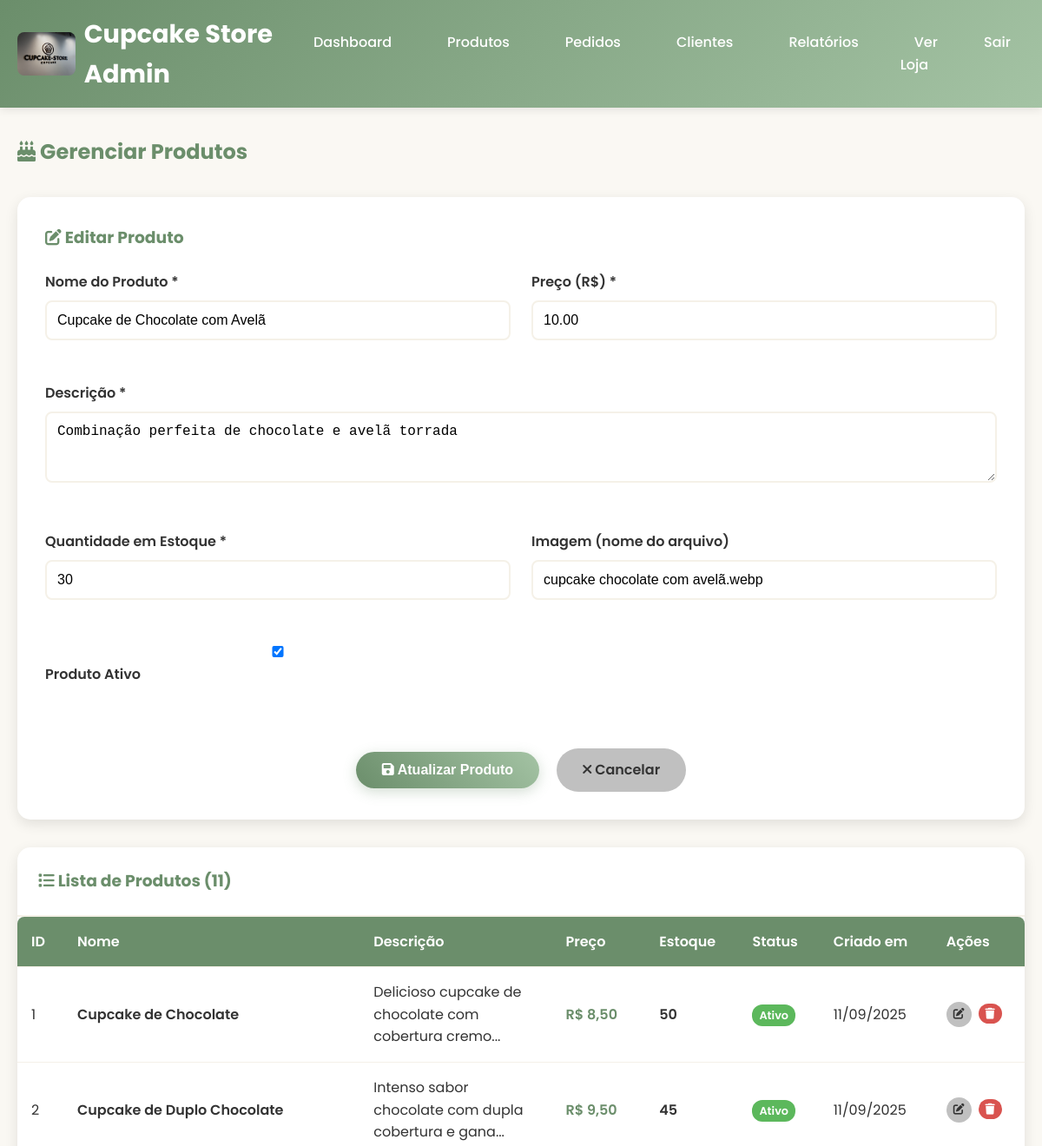
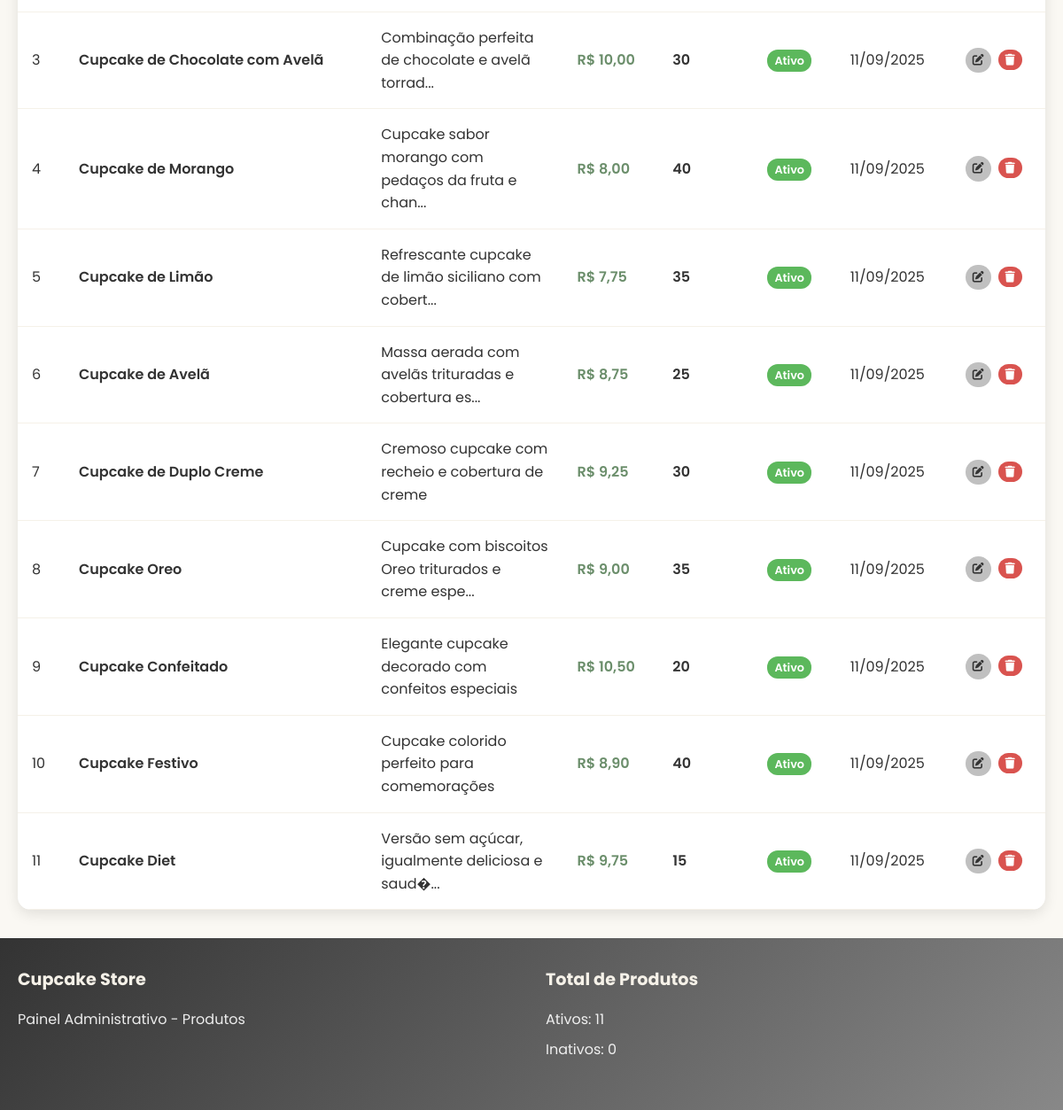
/admin/products.php?edit=3 (signed in), run on the app's committed database (2 pictures, top to bottom).
### tables this page shows
CREATE TABLE products (
    id INT PRIMARY KEY AUTO_INCREMENT,
    name VARCHAR(255) NOT NULL,
    description TEXT NOT NULL,
    price DECIMAL(10,2) NOT NULL,
    image VARCHAR(255) NOT NULL,
    stock_quantity INT NOT NULL DEFAULT 0,
    category VARCHAR(100) DEFAULT 'cupcake',
    is_active BOOLEAN DEFAULT TRUE,
    created_at TIMESTAMP DEFAULT CURRENT_TIMESTAMP,
    updated_at TIMESTAMP DEFAULT CURRENT_TIMESTAMP ON UPDATE CURRENT_TIMESTAMP
);

### config/database.php (called while the page is built, shortened)
<?php
try {
    $pdo = new PDO("mysql:host=" . DB_HOST . ";dbname=" . DB_NAME, DB_USER, DB_PASS);
    $pdo->setAttribute(PDO::ATTR_ERRMODE, PDO::ERRMODE_EXCEPTION);
    $pdo->setAttribute(PDO::ATTR_DEFAULT_FETCH_MODE, PDO::FETCH_ASSOC);
} catch(PDOException $e) {
    die("Erro na conexão: " . $e->getMessage());
}
function executeQuery($query, $params = []) {
    global $pdo;
    try {
        $stmt = $pdo->prepare($query);
        $stmt->execute($params);
        return $stmt;
    } catch(PDOException $e) {
        throw new Exception("Erro na query: " . $e->getMessage());
    }
}
function fetchData($query, $params = []) {
    $stmt = executeQuery($query, $params);
    return $stmt->fetchAll();
}
function fetchOne($query, $params = []) {
    $stmt = executeQuery($query, $params);
    return $stmt->fetch();
}
?>

### admin/products.php (the view, shortened to what this page needs)
<?php
include_once '../config/database.php';
$editId = $_GET['edit'] ?? 0;
try {
    $products = fetchData("SELECT * FROM products ORDER BY created_at DESC");
    $editProduct = null;
    if ($editId > 0) {
        $editProduct = fetchOne("SELECT * FROM products WHERE id = ?", [$editId]);
    }
} catch (Exception $e) {
    $products = [];
    $editProduct = null;
}
?>
<!DOCTYPE html>
<html lang="pt-BR">
<head>
    <link rel="stylesheet" href="../assets/css/style.css">
    <link rel="stylesheet" href="https://cdnjs.cloudflare.com/ajax/libs/font-awesome/6.0.0/css/all.min.css">
</head>
<body>
    <header class="header">
        <div class="container">
            <div class="nav">
                <div class="logo">
                    <a href="dashboard.php" style="color: white; text-decoration: none; display: flex; align-items: center;">
                        <img src="../assets/img/logo/logo_cupcake-store.jpg" alt="Cupcake Store" style="height: 50px; margin-right: 10px; border-radius: 8px;">
                        <h1 style="margin: 0;">Cupcake Store Admin</h1>
                    </a>
                </div>
                <nav class="nav-menu">
                    <ul>
                        <li><a href="dashboard.php">Dashboard</a></li>
                        <li><a href="products.php">Produtos</a></li>
                        <li><a href="orders.php">Pedidos</a></li>
                        <li><a href="customers.php">Clientes</a></li>
                        <li><a href="reports.php">Relatórios</a></li>
                        <li><a href="../index.php">Ver Loja</a></li>
                        <li><a href="../actions/logout.php">Sair</a></li>
                    </ul>
                </nav>
            </div>
        </div>
    </header>
    <section style="padding: 2rem 0; background-color: var(--light-beige); min-height: 100vh;">
        <div class="container">
            <h2 style="color: var(--primary-green); margin-bottom: 2rem;">
                <i class="fas fa-birthday-cake"></i> Gerenciar Produtos
            </h2>
            <div style="background: var(--white); padding: 2rem; border-radius: 15px; box-shadow: 0 5px 15px var(--shadow); margin-bottom: 2rem;">
                <h3 style="color: var(--primary-green); margin-bottom: 1.5rem;">
                    <i class="fas fa-<?php echo $editProduct ? 'edit' : 'plus'; ?>"></i>
                    <?php echo $editProduct ? 'Editar Produto' : 'Adicionar Novo Produto'; ?>
                </h3>
                <form method="POST" style="display: grid; grid-template-columns: 1fr 1fr; gap: 1.5rem;">
                    <div class="form-group">
                        <label for="name">Nome do Produto *</label>
                        <input type="text" id="name" name="name" required
                               value="<?php echo $editProduct ? htmlspecialchars($editProduct['name']) : ''; ?>">
                    </div>
                    <div class="form-group">
                        <label for="price">Preço (R$) *</label>
                        <input type="number" id="price" name="price" step="0.01" min="0" required
                               value="<?php echo $editProduct ? $editProduct['price'] : ''; ?>">
                    </div>
                    <div class="form-group" style="grid-column: 1 / -1;">
                        <label for="description">Descrição *</label>
                        <textarea id="description" name="description" rows="3" required><?php echo $editProduct ? htmlspecialchars($editProduct['description']) : ''; ?></textarea>
                    </div>
                    <div class="form-group">
                        <label for="stock_quantity">Quantidade em Estoque *</label>
                        <input type="number" id="stock_quantity" name="stock_quantity" min="0" required
                               value="<?php echo $editProduct ? $editProduct['stock_quantity'] : ''; ?>">
                    </div>
                    <div class="form-group">
                        <label for="image">Imagem (nome do arquivo)</label>
                        <input type="text" id="image" name="image" placeholder="ex: chocolate.jpg"
                               value="<?php echo $editProduct ? htmlspecialchars($editProduct['image']) : ''; ?>">
                    </div>
                    <?php if ($editProduct): ?>
                        <div class="form-group">
                            <label>
                                <input type="checkbox" name="is_active" <?php echo $editProduct['is_active'] ? 'checked' : ''; ?>>
                                Produto Ativo
                            </label>
                        </div>
                    <?php endif; ?>
                    <div style="grid-column: 1 / -1; text-align: center; margin-top: 1rem;">
                        <button type="submit" name="<?php echo $editProduct ? 'update_product' : 'add_product'; ?>"
                                class="btn btn-primary" style="margin-right: 1rem;">
                            <i class="fas fa-<?php echo $editProduct ? 'save' : 'plus'; ?>"></i>
                            <?php echo $editProduct ? 'Atualizar Produto' : 'Adicionar Produto'; ?>
                        </button>
                        <?php if ($editProduct): ?>
                            <a href="products.php" class="btn btn-secondary">
                                <i class="fas fa-times"></i> Cancelar
                            </a>
                        <?php endif; ?>
                    </div>
                </form>
            </div>
            <div style="background: var(--white); border-radius: 15px; box-shadow: 0 5px 15px var(--shadow); overflow: hidden;">
                <div style="padding: 1.5rem; border-bottom: 2px solid var(--beige);">
                    <h3 style="color: var(--primary-green);">
                        <i class="fas fa-list"></i> Lista de Produtos (<?php echo count($products); ?>)
                    </h3>
                </div>
                <?php if (empty($products)): ?>
                    <div style="text-align: center; padding: 3rem; color: var(--text-light);">
                        <i class="fas fa-box-open" style="font-size: 3rem; margin-bottom: 1rem;"></i>
                        <p>Nenhum produto cadastrado ainda</p>
                    </div>
                <?php else: ?>
                    <div style="overflow-x: auto;">
                        <table class="table">
                            <thead>
                                <tr>
                                    <th>ID</th>
                                    <th>Nome</th>
                                    <th>Descrição</th>
                                    <th>Preço</th>
                                    <th>Estoque</th>
                                    <th>Status</th>
                                    <th>Criado em</th>
                                    <th>Ações</th>
                                </tr>
                            </thead>
                            <tbody>
                                <?php foreach ($products as $product): ?>
                                    <tr style="<?php echo !$product['is_active'] ? 'opacity: 0.6;' : ''; ?>">
                                        <td><?php echo $product['id']; ?></td>
                                        <td style="font-weight: 600;"><?php echo htmlspecialchars($product['name']); ?></td>
                                        <td style="max-width: 200px; overflow: hidden; text-overflow: ellipsis;">
                                            <?php echo htmlspecialchars(substr($product['description'], 0, 50)) . (strlen($product['description']) > 50 ? '...' : ''); ?>
                                        </td>
                                        <td style="font-weight: 600; color: var(--primary-green);">
                                            R$ <?php echo number_format($product['price'], 2, ',', '.'); ?>
                                        </td>
                                        <td>
                                            <span style="color: <?php echo $product['stock_quantity'] <= 5 ? 'var(--danger)' : 'var(--text-dark)'; ?>; font-weight: 600;">
                                                <?php echo $product['stock_quantity']; ?>
                                            </span>
                                        </td>
                                        <td>
                                            <span style="padding: 0.25rem 0.5rem; border-radius: 12px; font-size: 0.8rem; font-weight: 600; color: white; background-color: <?php echo $product['is_active'] ? 'var(--success)' : 'var(--danger)'; ?>;">
                                                <?php echo $product['is_active'] ? 'Ativo' : 'Inativo'; ?>
                                            </span>
                                        </td>
                                        <td><?php echo date('d/m/Y', strtotime($product['created_at'])); ?></td>
                                        <td>
                                            <div style="display: flex; gap: 0.5rem;">
                                                <a href="products.php?edit=<?php echo $product['id']; ?>"
                                                   class="btn btn-secondary" style="padding: 0.25rem 0.5rem; font-size: 0.8rem;">
                                                    <i class="fas fa-edit"></i>
                                                </a>
                                                <?php if ($product['is_active']): ?>
                                                    <form method="POST" style="display: inline;"
                                                          onsubmit="return confirm('Tem certeza que deseja remover este produto?')">
                                                        <button type="submit" name="delete_product"
                                                                class="btn btn-danger" style="padding: 0.25rem 0.5rem; font-size: 0.8rem;">
                                                            <i class="fas fa-trash"></i>
                                                        </button>
                                                    </form>
                                                <?php endif; ?>
                                            </div>
                                        </td>
                                    </tr>
                                <?php endforeach; ?>
                            </tbody>
                        </table>
                    </div>
                <?php endif; ?>
            </div>
        </div>
    </section>
    <footer class="footer">
        <div class="container">
            <div class="footer-content">
                <div class="footer-section">
                    <h3>Cupcake Store</h3>
                    <p>Painel Administrativo - Produtos</p>
                </div>
                <div class="footer-section">
                    <h3>Total de Produtos</h3>
                    <p>Ativos: <?php echo count(array_filter($products, function($p) { return $p['is_active']; })); ?></p>
                    <p>Inativos: <?php echo count(array_filter($products, function($p) { return !$p['is_active']; })); ?></p>
                </div>
            </div>
        </div>
    </footer>
</body>
</html>

### assets/css/style.css (style rules this page uses)
* { margin: 0; padding: 0; box-sizing: border-box; }
:root { --primary-green: #6B8E6B; --light-green: #A4C3A4; --beige: #F5F1E8; --light-beige: #FAF8F3; --silver-gray: #C0C0C0; --dark-gray: #888888; --white: #FFFFFF; --text-dark: #333333; --text-light: #666666; --success: #5cb85c; --warning: #f0ad4e; --danger: #d9534f; --shadow: rgba(0, 0, 0, 0.1); }
body { font-family: 'Poppins', sans-serif; line-height: 1.6; color: var(--text-dark); background-color: var(--light-beige); }
.container { max-width: 1200px; margin: 0 auto; padding: 0 20px; }
.header { background: linear-gradient(135deg, var(--primary-green), var(--light-green)); box-shadow: 0 2px 10px var(--shadow); position: sticky; top: 0; z-index: 1000; }
.nav { display: flex; justify-content: space-between; align-items: center; padding: 1rem 0; }
.logo h1 { color: var(--white); font-size: 1.8rem; font-weight: 700; }
.nav-menu ul { display: flex; list-style: none; gap: 2rem; }
.nav-menu a { color: var(--white); text-decoration: none; font-weight: 500; transition: color 0.3s ease; padding: 0.5rem 1rem; border-radius: 5px; }
.btn { display: inline-block; padding: 12px 30px; border: none; border-radius: 25px; text-decoration: none; font-weight: 600; text-align: center; cursor: pointer; transition: all 0.3s ease; font-size: 1rem; }
.btn-primary { background: linear-gradient(45deg, var(--primary-green), var(--light-green)); color: var(--white); box-shadow: 0 4px 15px rgba(107, 142, 107, 0.3); }
.btn-secondary { background-color: var(--silver-gray); color: var(--text-dark); }
.btn-danger { background-color: var(--danger); color: var(--white); }
.form-group { margin-bottom: 1.5rem; }
.form-group label { display: block; margin-bottom: 0.5rem; font-weight: 600; color: var(--text-dark); }
.form-group input, .form-group select, .form-group textarea { width: 100%; padding: 0.75rem; border: 2px solid var(--beige); border-radius: 8px; font-size: 1rem; transition: border-color 0.3s ease; }
.footer { background: linear-gradient(135deg, var(--text-dark), var(--dark-gray)); color: var(--white); padding: 2rem 0 1rem; }
.footer-content { display: grid; grid-template-columns: repeat(auto-fit, minmax(250px, 1fr)); gap: 2rem; margin-bottom: 2rem; }
.footer-section h3 { color: var(--beige); margin-bottom: 1rem; font-size: 1.2rem; }
.footer-section p { margin-bottom: 0.5rem; opacity: 0.9; }
.table { width: 100%; border-collapse: collapse; background-color: var(--white); border-radius: 8px; overflow: hidden; box-shadow: 0 5px 15px var(--shadow); }
.table th, .table td { padding: 1rem; text-align: left; border-bottom: 1px solid var(--beige); }
.table th { background-color: var(--primary-green); color: var(--white); font-weight: 600; }

### data on the page
products: name "Cupcake de Chocolate com Avelã", price "10.00", description "Combinação perfeita de chocolate e avelã torrada", stock_quantity "30", image "cupcake chocolate com avelã.webp", is_active "☑", id "3", description "Combinação perfeita de chocolate e avelã torrad", price "10,00", shows "Ativo", created_at "11/09/2025"
products: id "1", name "Cupcake de Chocolate", description "Delicioso cupcake de chocolate com cobertura cremo", price "8,50", stock_quantity "50", is_active "Ativo", created_at "11/09/2025"
products: id "2", name "Cupcake de Duplo Chocolate", description "Intenso sabor chocolate com dupla cobertura e gana", price "9,50", stock_quantity "45", is_active "Ativo", created_at "11/09/2025"
products: id "4", name "Cupcake de Morango", description "Cupcake sabor morango com pedaços da fruta e chan", price "8,00", stock_quantity "40", is_active "Ativo", created_at "11/09/2025"
products: id "5", name "Cupcake de Limão", description "Refrescante cupcake de limão siciliano com cobert", price "7,75", stock_quantity "35", is_active "Ativo", created_at "11/09/2025"
products: id "6", name "Cupcake de Avelã", description "Massa aerada com avelãs trituradas e cobertura es", price "8,75", stock_quantity "25", is_active "Ativo", created_at "11/09/2025"
products: id "7", name "Cupcake de Duplo Creme", description "Cremoso cupcake com recheio e cobertura de creme", price "9,25", stock_quantity "30", is_active "Ativo", created_at "11/09/2025"
products: id "8", name "Cupcake Oreo", description "Cupcake com biscoitos Oreo triturados e creme espe", price "9,00", stock_quantity "35", is_active "Ativo", created_at "11/09/2025"
products: id "9", name "Cupcake Confeitado", description "Elegante cupcake decorado com confeitos especiais", price "10,50", stock_quantity "20", is_active "Ativo", created_at "11/09/2025"
products: id "10", name "Cupcake Festivo", description "Cupcake colorido perfeito para comemorações", price "8,90", stock_quantity "40", is_active "Ativo", created_at "11/09/2025"
products: id "11", name "Cupcake Diet", description "Versão sem açúcar, igualmente deliciosa e saud�", price "9,75", stock_quantity "15", is_active "Ativo", created_at "11/09/2025"

### other printed values
count($products) "11"
